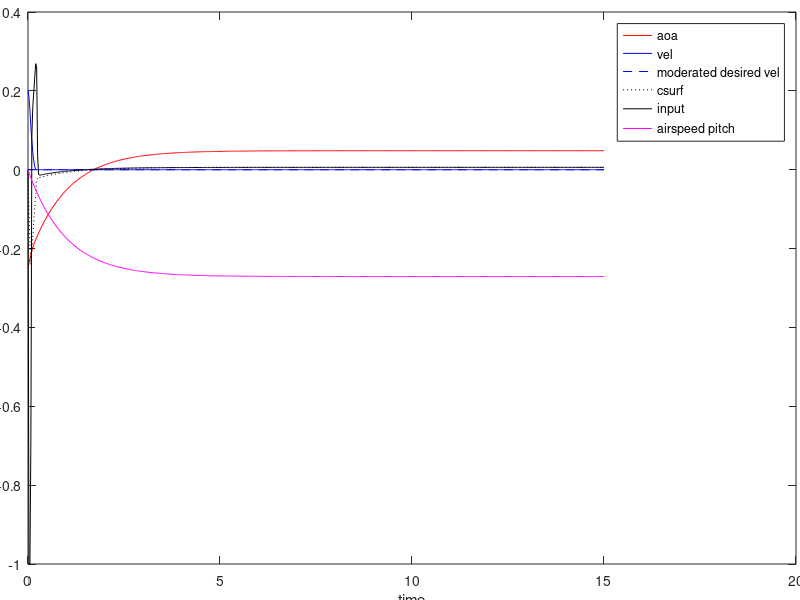

Write the MATLAB code that produced this figure.
%% initialize plane characteristics
moi = 100.0;
mass = 200.0;
g = 10.0;
gravity = mass * g;
density = 1.0;
airspd = 200.0;
dyn_pressure = density * airspd^2;

% Calculate lift coefficient
horizontal_flight_aoa = 0.05;
% Lift == gravity
% aoa * Cl == gravity
% Cl = gravity / aoa
Cl = gravity / horizontal_flight_aoa;

% set control lag factor
csurf_exp_factor = 0.25;

% linear control torques
sas_torque = 5.0;
engine_torque = 5.0;

% control and aoa aothority
k0 = 0.0;
k1 = -100.0;
k2 = 800.0;

% limits
max_aoa = 0.25;
max_v = 0.5;
max_g = 100.0;

dt = 0.025;
% model evolution law:
% x' = A * x + B * u + C
% x(i+1) = x(i) + (A*x(i) + B*u(i) + C)*dt
A = zeros(3);
B = zeros(3, 1);
C = zeros(3, 1);
%% run simulation
init_aoa = -0.25;
init_ang_vel = 0.2;
init_csurf = 0.0;
init_pitch = 0.0;

x = zeros(3,1);                 % current state-vector, zero it out
x(1) = init_aoa;
x(2) = init_ang_vel;
x(3) = init_csurf;
cur_pitch = init_pitch;         % non-linear pitch angle

% evaluate initial transfer matrixes
A(1,1) = - Cl / mass / airspd;
A(1,2) = 1.0;
A(2,1) = k1 / moi;
A(2,3) = k2 * (1.0 - dt / csurf_exp_factor) / moi;
A(3,3) = -1.0 / csurf_exp_factor;
B(2,1) = (sas_torque + dt / csurf_exp_factor) / moi;
B(3,1) = 1.0 / csurf_exp_factor;
C(1,1) = g * cos(cur_pitch) / airspd;
C(2,1) = k0 / moi;
% save them for MPC
Ai = A;
Bi = B;
Ci = C;

% user meta-variables
u = init_csurf;                     % current input vector
desired_v = 0.0;

simul_time = 15.0;
simul_length = int16(simul_time / dt);

% prepare output vectors
time = linspace(0.0, double(simul_length) * dt, simul_length + 1);
aoa = zeros(1, simul_length + 1);
ang_vel = zeros(1, simul_length + 1);
csurf = zeros(1, simul_length + 1);
input = zeros(1, simul_length + 1);
pitch = zeros(1, simul_length + 1);
desired_ang_v_arr = zeros(1, simul_length + 1);
mpc_predict = zeros(1, simul_length + 1);
mpc_predict(1) = init_ang_vel;

% Get moderation parameters
res_max_aoa = max_aoa;
res_max_v = max_v;
% find balanced state for steady turn on 1.0 input
% it is also a maximum controllable aoa
steady_input_turn_x = max(Ai \ (- Bi .* 1.0 - Ci), Ai \ (Bi .* 1.0 - Ci));
res_max_aoa = min(res_max_aoa, abs(steady_input_turn_x(1)));
res_max_v = min(res_max_v, abs(steady_input_turn_x(2)));
% find angular velocity on steady turn with max_g g-force
steady_g_turn_v = max_g / airspd;
steady_g_turn_aoa = (max_g + g * cos(cur_pitch)) * mass / Cl;
res_max_aoa = min(res_max_aoa, abs(steady_g_turn_aoa));
res_max_v = min(res_max_v, steady_g_turn_v);
% find balanced angular velocity for steady turn on res_max_aoa
steady_aoa_turn_v = (Cl * res_max_aoa / mass - g * cos(cur_pitch)) / airspd;
res_max_v = min(res_max_v, steady_aoa_turn_v);

% Controller gains
Kacc = 8.0;

% let's try naive value of dyn_max_v
dyn_max_v = 0.5 * sqrt(res_max_aoa * (k0 + k1 * res_max_aoa / 2.0 + k2 + sas_torque) / moi);
C(1,1) = 0.0;

mpc_dt = 0.025;
v_eps = 1e-2;
% tune dyn_max_v with relaxation simulation
while false
    % perform simulation
    x_sim = [res_max_aoa; -dyn_max_v; 0.0];     % start on max_aoa with minimum angvel
    u_sim = 0.0;
    under_zero = 0;
    iter_limit = 1000;   % 10 seconds simulation frame
    iter = 0;
    cur_pitch_sim = cur_pitch;
    while true
        aoa(iter+1) = x_sim(1);
        ang_vel(iter+1) = x_sim(2);
        csurf(iter+1) = x_sim(3);
        input(iter+1) = u_sim;
        
        desired_acc = -Kacc * x_sim(2);     % relaxate to v = 0.0
        % get predicted state derivative
        pr_dx = Ai * x_sim + Bi * u_sim + Ci;
        cntrl_auth = Bi(2);     % supposed authority of control
        pr_acc = pr_dx(2);      % predicted acc
        acc_err = desired_acc - pr_acc;
        acc_sat = 1.0;          % how fast we want to converge to desired_acc
        new_u = max(-1.0, min(1.0, u_sim + acc_err / cntrl_auth * acc_sat));
        x_sim = x_sim + (Ai * x_sim + Bi * new_u + Ci) .* mpc_dt;    % predicted x
        % apply control
        u_sim = new_u;

        % nonlinear pitch transfer
        cur_pitch_sim = cur_pitch_sim + (Cl * x_sim(1) / mass - g * cos(cur_pitch_sim)) / airspd * mpc_dt;
        
        % check if we finished
        if abs(x_sim(2)) < v_eps
            under_zero = under_zero + 1;
            if under_zero > 10
                break; 
            end
        end
        
        if abs(x_sim(1)) > res_max_aoa
            break;
        end
        
        iter = iter+1;
        if iter > iter_limit
            break; 
        end
    end
    % decrease dyn_max_v if needed
    if (x_sim(2) > v_eps) || (abs(x_sim(1)) > res_max_aoa)
        dyn_max_v = 0.9 * dyn_max_v;
        if dyn_max_v < 0.01
            break;
        end
    else
        break;
    end
end

aoa(1) = init_aoa;
ang_vel(1) = init_ang_vel;
csurf(1) = init_csurf;
input(1) = u;
desired_ang_v_arr(1) = desired_v;

% Acc control section
dx_bias = zeros(3,1);
first_cycle = true;

% bias of moder error
%k0 = k0 + 0.01;
%k1 = k1 - 100.0;
%k2 = k2 - 200.0;

% do simulate
for frame = 2:simul_length+1
    % noise
    k0_noise = 0.0 * (rand(1) - 0.5) * 0.005;
    k1_noise = 0.0 * (rand(1) - 0.5) * 10.0;
    k2_noise = 0.0 * (rand(1) - 0.5) * 20.0;
    Cl_moise = 0.0 * (rand(1) - 0.5) * 200.0;
    % update transfer matrixes
    A(1,1) = - (Cl + Cl_moise) / mass / airspd;
    A(1,2) = 1.0;
    A(2,1) = (k1 + k1_noise) / moi;
    A(2,3) = (k2 + k2_noise) * (1.0 - dt / csurf_exp_factor) / moi;
    A(3,3) = -1.0 / csurf_exp_factor;
    B(2,1) = (sas_torque + (k2 + k2_noise) * dt / csurf_exp_factor) / moi;
    B(3,1) = 1.0 / csurf_exp_factor;
    C(1,1) = g * cos(cur_pitch) / airspd;
    C(2,1) = (k0 + k0_noise) / moi;
    
    if double(frame) * dt > 7.0
        desired_v = 0.0;
    end
    
    % ANGULAR VEL Controller
    
    % update moderation values
    res_max_aoa = max_aoa;
    res_max_v = max_v;
    res_max_aoa = min(res_max_aoa, abs(steady_input_turn_x(1)));
    res_max_v = min(res_max_v, abs(steady_input_turn_x(2)));
    % find angular velocity on steady turn with max_g g-force
    steady_g_turn_aoa = max_g * mass / Cl;
    res_max_aoa = min(res_max_aoa, abs(steady_g_turn_aoa));
    res_max_v = min(res_max_v, steady_g_turn_v);
    % find balanced angular velocity for steady turn on res_max_aoa
    steady_aoa_turn_v = (Cl * res_max_aoa / mass - g * cos(cur_pitch)) / airspd;
    res_max_v = min(res_max_v, steady_aoa_turn_v);
    
    % linear scaling of v limit
    if desired_v - x(1) >= 0.0
        scaled_aoa = (res_max_aoa - x(1)) / (2.0 * res_max_aoa);
        dyn_desired_v = min(dyn_max_v, desired_v);
        scaled_restrained_v = min(dyn_desired_v,...
            dyn_desired_v * scaled_aoa + res_max_v * (1.0 - scaled_aoa));
    else
        scaled_aoa = (x(1) + res_max_aoa) / (2.0 * res_max_aoa);
        dyn_desired_v = max(-dyn_max_v, desired_v);
        scaled_restrained_v = max(dyn_desired_v,...
            dyn_desired_v * scaled_aoa - res_max_v * (1.0 - scaled_aoa));
    end    
    v_error = x(2) - scaled_restrained_v;
    % let's descend by quadratic function
    kacc_quadr = 0.2 * A(2,3) * B(3,1);
    %kacc_quadr = 0.1;
    if v_error >= 0.0
        quadr_x = -sqrt(v_error / kacc_quadr);
        desired_deriv = (kacc_quadr * (quadr_x + dt)^2 - kacc_quadr * quadr_x^2) / dt;
    else
        quadr_x = -sqrt(v_error / -kacc_quadr);
        %desired_deriv = -quadr_x * 2.0 * kacc_quadr;
        desired_deriv = (-kacc_quadr * (quadr_x + dt)^2 + kacc_quadr * quadr_x^2) / dt;
    end
    if abs(quadr_x) <= dt
        desired_deriv = -v_error / dt;
    end
    %Kacc = sqrt(abs(B(2, 1) / v_error));
    %desired_acc = -Kacc * v_error;
    desired_acc = desired_deriv;
    
    % ANGULAR ACC Controller
    
    % analyze errors in model
    if ~first_cycle
        dx_bias = dx - pr_x;   % how big was x' prediction error
    end
    first_cycle = false;
    % get predicted state derivative
    pr_dx = A * x + B * u + Ci;
    cntrl_auth = B(2);     % supposed authority of control
    pr_acc = pr_dx(2);      % predicted acc
    acc_err = desired_acc - pr_acc;
    acc_sat = 1.0;          % how fast we want to converge to desired_acc
    new_u = max(-1.0, min(1.0, u + acc_err / cntrl_auth * acc_sat));
    delta_u = new_u - u;
    pr_x = x + (A * x + B * new_u + C) .* dt;    % predicted x
    pr_dx = pr_dx + delta_u * cntrl_auth;
    % apply control
    u = new_u;
    
    % do calculations
    dx = (A * x + B * u + C) .* dt;
    x = x + dx;
    % nonlinear pitch transfer
    cur_pitch = cur_pitch + (Cl * x(1) / mass - g * cos(cur_pitch)) / airspd * dt;
    
    % write to outputs
    aoa(frame) = x(1);
    ang_vel(frame) = x(2);
    csurf(frame) = x(3);
    input(frame) = u;
    pitch(frame) = cur_pitch;
    desired_ang_v_arr(frame) = scaled_restrained_v;
end

%% plot outputs
scrsz = get(0,'ScreenSize');
figure('Name','Pitch simulation',...
    'Position',[100 50 scrsz(3)*0.9 scrsz(4)*0.8])
plot(time, aoa, 'r');
hold on
plot(time, ang_vel, 'b');
plot(time, desired_ang_v_arr, 'b--');
plot(time, csurf, 'k:');
plot(time, input, 'k');
plot(time, pitch, 'm');
hold off;
xlabel('time')
legend('aoa', 'vel', 'moderated desired vel', 'csurf', 'input', 'airspeed pitch');
h = gca;
set(h, 'Position', [0.035 0.06 0.96 0.92]);
